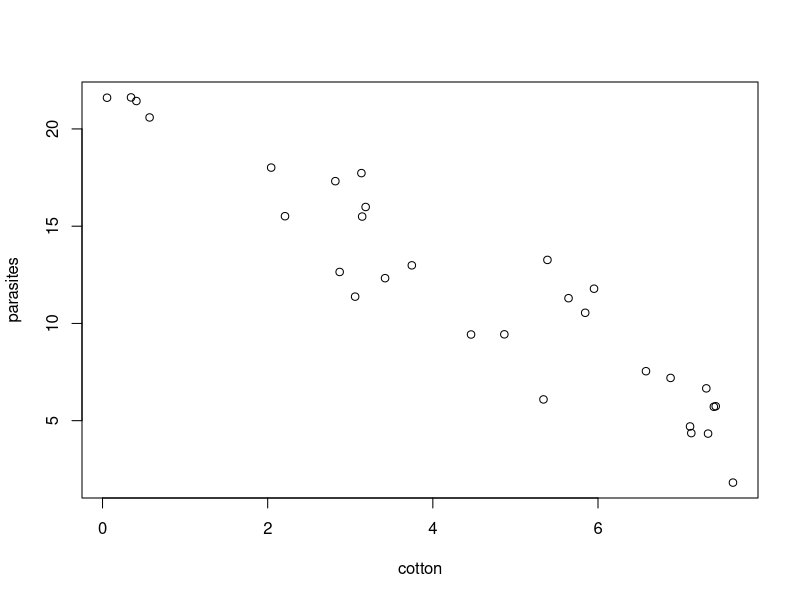

Reproduce this figure in R.
##Ceci Martinez
## 11/02/2023


# Loading packages --------------------------------------------------------
library(tidyverse) # for all the tidythings


#Categorical

n_nests <- 30
rand_na = n_nests * 0.1

color_vals = c("nocolor", "green")

d1 <- data.frame(nest = 1:n_nests,
                 treatment = c(rep("water", n_nests),
                               rep("permethrin", n_nests)))

d1$parasites[d1$treatment == "water"] <- rpois(n_nests, 20)
d1$parasites[d1$treatment == "permethrin"] <- rpois(n_nests, 3)
d1
# write.csv(d1, "parasite_data.csv")


#Continuous
n_nests <- 30
d2 <- data.frame(nest = 1:n_nests,
                 cotton = runif(n_nests, min = 0, max = 8),
                 error = rnorm(n_nests, mean = 0, sd = 2))

d2 <- mutate(d2, parasites = 20 -(cotton * 2.1) + error)

plot(parasites ~ cotton, d2)
